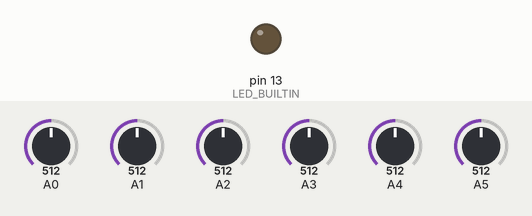
This sketch was run on a simulated Arduino Uno, built with avr-gcc and run on an emulated ATmega328P. Parts: output pins drawn as LEDs (lit = HIGH). Inputs (shaded band) come from the test bench; at power-on: A0 = 512, A1 = 512, A2 = 512, A3 = 512, A4 = 512, A5 = 512. What the sketch prints to the serial monitor is not drawn.

Above: at 0.1 s.
At 0.6 s:
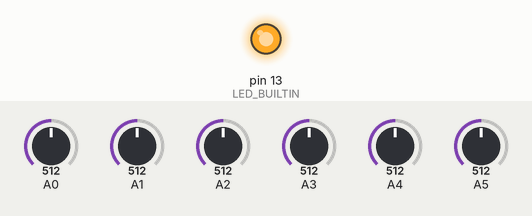
Timing chart, 0 to 12.0 s (numbered marks = the images above):
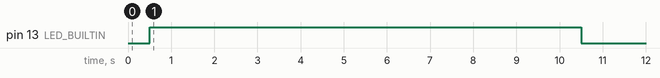

The sketch:

sketch_apr19a.ino
```cpp
#include <QTRSensors.h>

QTRSensors qtr;

const uint8_t SensorCount = 6;
uint16_t sensorValues[SensorCount];

void setup()
{
  // configure the sensors
  qtr.setTypeAnalog();
  qtr.setSensorPins((const uint8_t[]){A0, A1, A2, A3, A4, A5}, SensorCount);
 // qtr.setEmitterPin(2);

  delay(500);
  pinMode(LED_BUILTIN, OUTPUT);
  digitalWrite(LED_BUILTIN, HIGH); // turn on Arduino's LED to indicate we are in calibration mode

  // analogRead() takes about 0.1 ms on an AVR.
  // 0.1 ms per sensor * 4 samples per sensor read (default) * 6 sensors
  // * 10 reads per calibrate() call = ~24 ms per calibrate() call.
  // Call calibrate() 400 times to make calibration take about 10 seconds.
  Serial.println('Calibration begins');
  for (uint16_t i = 0; i < 400; i++)
  {
    qtr.calibrate();
  }
  digitalWrite(LED_BUILTIN, LOW); // turn off Arduino's LED to indicate we are through with calibration

  // print the calibration minimum values measured when emitters were on
  Serial.begin(9600);
  for (uint8_t i = 0; i < SensorCount; i++)
  {
    Serial.print(qtr.calibrationOn.minimum[i]);
    Serial.print(' ');
  }
  Serial.println();

  // print the calibration maximum values measured when emitters were on
  for (uint8_t i = 0; i < SensorCount; i++)
  {
    Serial.print(qtr.calibrationOn.maximum[i]);
    Serial.print(' ');
  }
  Serial.println('Calibration ends');

  Serial.println();
  delay(1000);
}

void loop()
{
  // read calibrated sensor values and obtain a measure of the line position
  // from 0 to 7000 (for a white line, use readLineWhite() instead)
  uint16_t position = qtr.readLineBlack(sensorValues);

  // print the sensor values as numbers from 0 to 1000, where 0 means maximum
  // reflectance and 1000 means minimum reflectance, followed by the line
  // position
  for (uint8_t i = 0; i < SensorCount; i++)
  {
    Serial.print(sensorValues[i]);
    Serial.print('\t');
  }
 Serial.println(position);

  delay(250);
}
```
